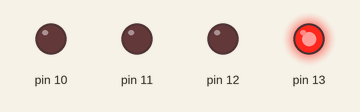
This sketch was run on a simulated Arduino Uno, built with avr-gcc and run on an emulated ATmega328P. Parts: output pins drawn as LEDs (lit = HIGH).

Above: at 0.2 s.
At 1.2 s:
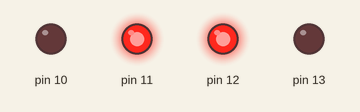
At 1.7 s:
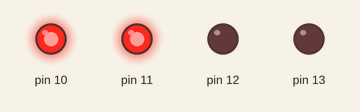
At 2.2 s:
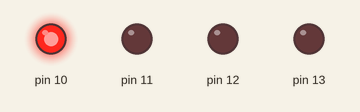
At 4.7 s:
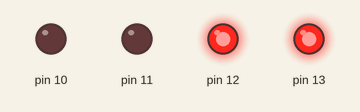
Timing chart, 0 to 5.2 s (numbered marks = the images above):
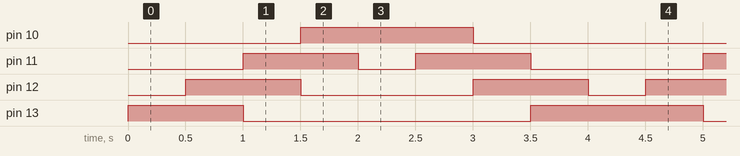

Measured:
- by itself, pin 10: alternates HIGH for 1.5 s and LOW for 2.5 s
- by itself, pin 11: repeats every 4.0 s: LOW 0.50 s, HIGH 1.0 s, LOW 1.5 s, HIGH 1.0 s
- by itself, pin 12: repeats every 4.0 s: LOW 1.5 s, HIGH 1.0 s, LOW 0.50 s, HIGH 1.0 s
- by itself, pin 13: repeats every 4.0 s: LOW 2.5 s, HIGH 1.5 s

The sketch:

sketch.ino
```cpp
void setup() {
  pinMode(13, OUTPUT);
  pinMode(12, OUTPUT);
  pinMode(11, OUTPUT);
  pinMode(10, OUTPUT);
}

void loop() {
  digitalWrite(13, HIGH);
  delay(500);
  digitalWrite(12, HIGH);
  delay(500);
  digitalWrite(13, LOW);
  digitalWrite(11, HIGH);
  delay(500);
  digitalWrite(12, LOW);
  digitalWrite(10, HIGH);
  delay(500);
  digitalWrite(11, LOW);
  delay(500);
  digitalWrite(11, HIGH);
  delay(500);
  digitalWrite(10, LOW);
  digitalWrite(12, HIGH);
  delay(500);
  digitalWrite(11, LOW);
  digitalWrite(13, HIGH);
  delay(500);
  digitalWrite(12, LOW);
}
```
